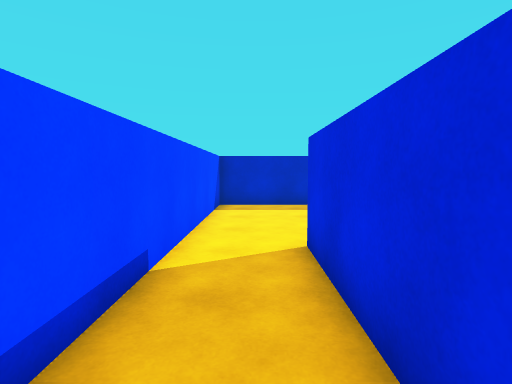
view 1 (above)

17 first-person views from a walk through a Unity game level. The camera is 1.4 m above the floor, tilts 4° down and sees 80° across. The floor is counted in squares, 1 m on a side. Each view is taken from the middle of a square. On the plan, view 1 faces up. The plan holds only what a view shows up to about 14 squares ahead; the rest is blank.

view 2
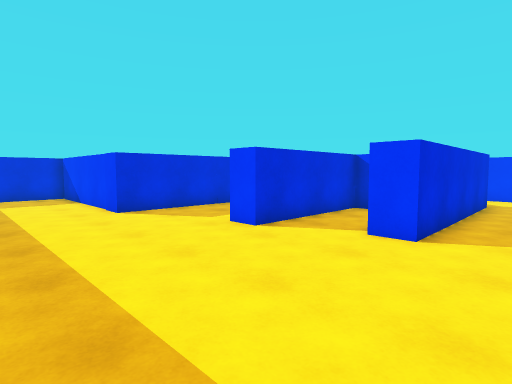

view 3
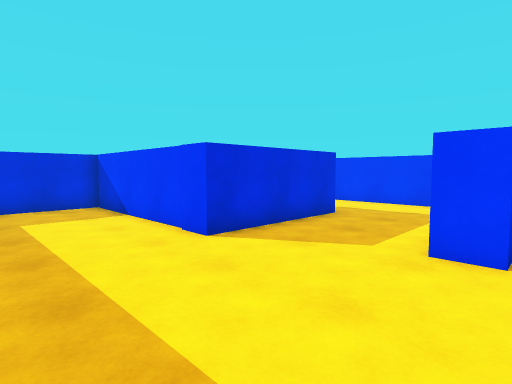

view 4
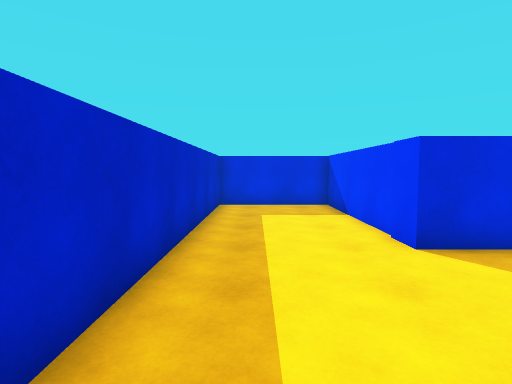

view 5
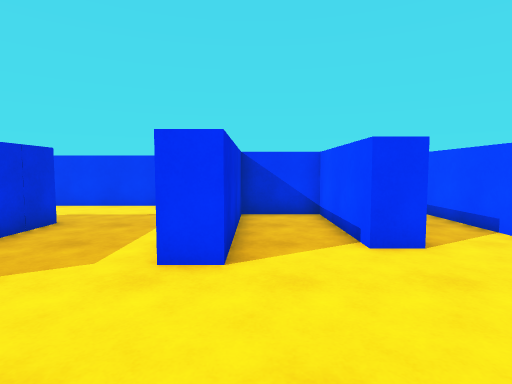

view 6
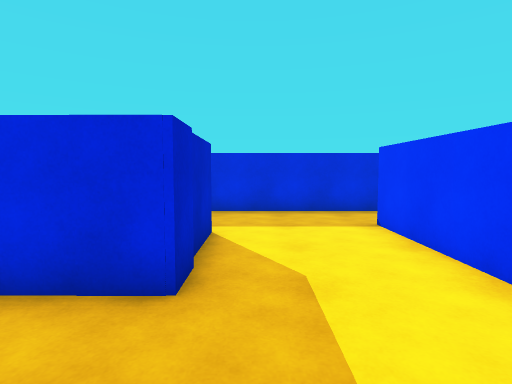

view 7
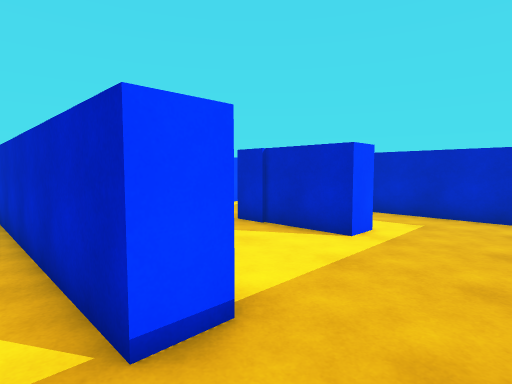

view 8
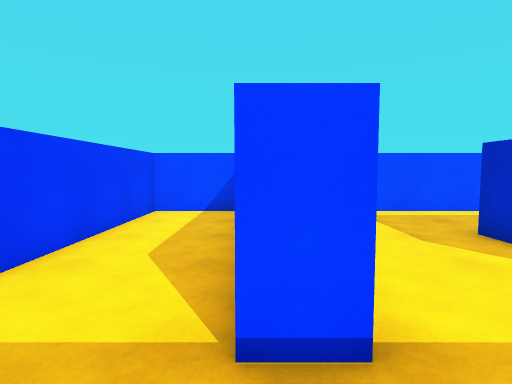

view 9
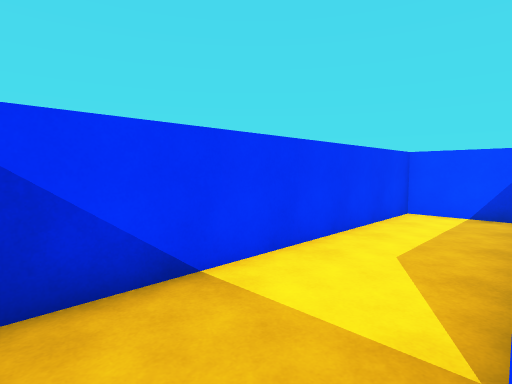

view 10
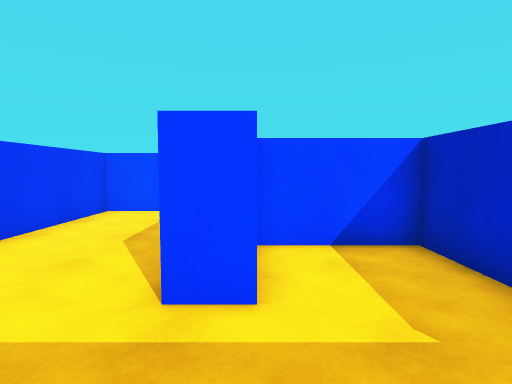

view 11
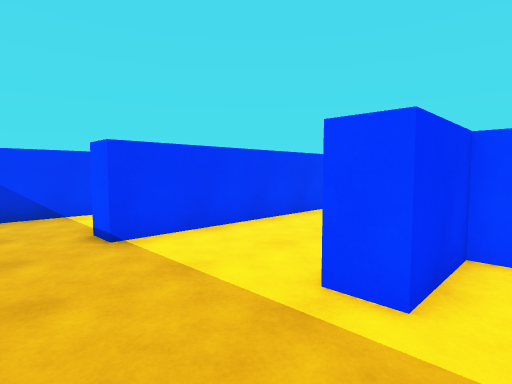

view 12
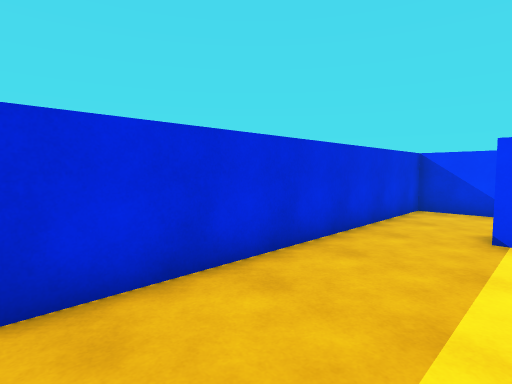

view 13
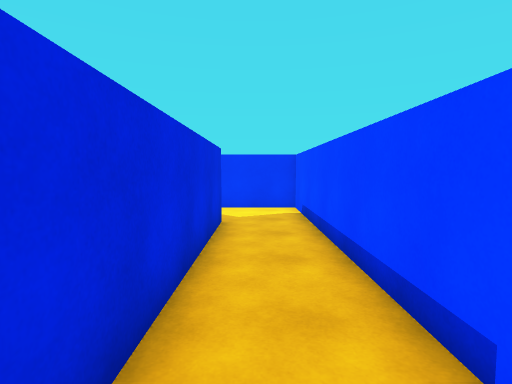

view 14
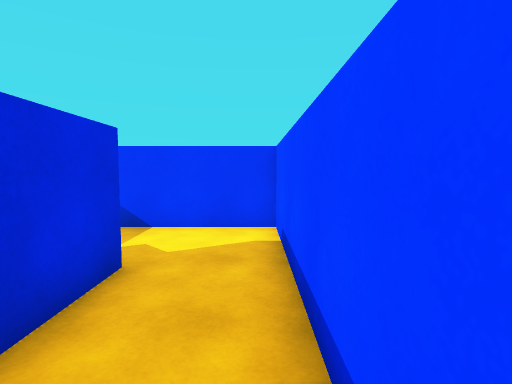

view 15
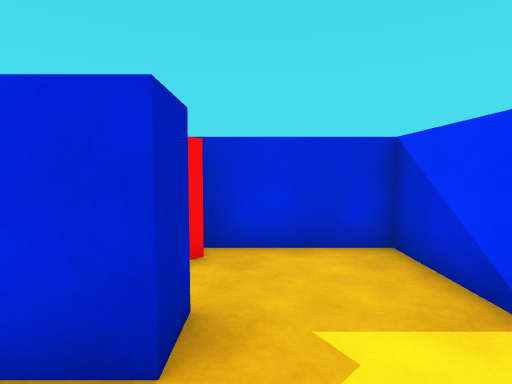

view 16
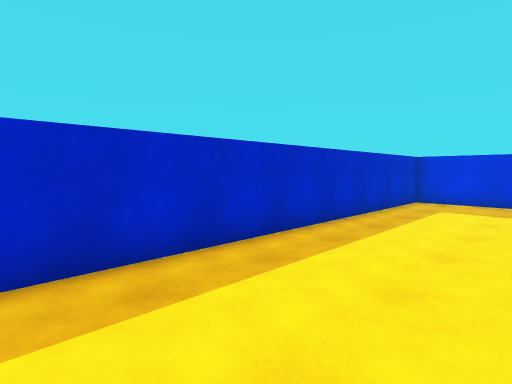

view 17
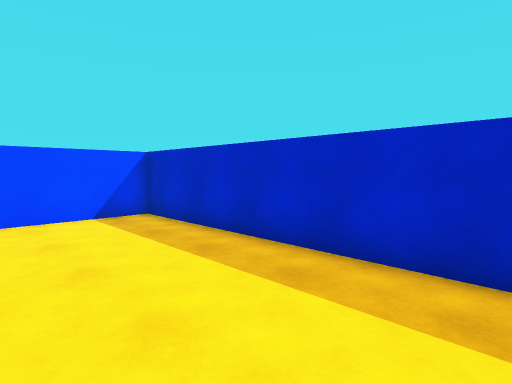

### Floor plan
Points are (right, up) in squares from view 1. A wall is a line through its corners. A room is listed if a view was taken in it or the views show most of it. See-through windows are left out.
Room 1 (views 1, 2, 3, 4, 5, 6, 7, 8, 9, 10, 11, 12, 13, 14, 15, 16, 17)
walls: (5.5, -2.6) (5.5, -5.5) (16.5, -5.5) (16.5, 5.8); (15.2, 7.1) (10.3, 7.1) (10.3, 4) (12.9, 4) (12.9, 3) (9.3, 3) (9.3, 8.1) (16.5, 8.1) (16.5, 12.5) (-1.5, 12.5) (-1.5, -5.5) (4.5, -5.5) (4.5, -2); (2, -2.3) (0.9, -2.3) (0.9, 5.6) (1.9, 5.6) (1.9, 1.2) (4.5, 1.2) (4.5, 6.5) (5.5, 6.5) (5.5, -1.1) (13.9, -1.1) (13.9, -2.1) (5.8, -2.1)

Where each view was taken, in squares from view 1:
view 1: 0 up, 0 right, facing up
view 2: 12 up, 1 left, facing down-right
view 3: 12 up, 4 right, facing down-right
view 4: 11 up, 4 right, facing right
view 5: 11 up, 4 right, facing down
view 6: 2 up, 6 right, facing right
view 7: 3 down, 16 right, facing up-left
view 8: 2 down, 16 right, facing left
view 9: 2 down, 16 right, facing down-left
view 10: 4 up, 16 right, facing left
view 11: 5 up, 16 right, facing down-left
view 12: 6 up, 13 right, facing down-right
view 13: 6 up, 0 right, facing down
view 14: 2 up, 1 left, facing down
view 15: 3 down, 1 left, facing right
view 16: 8 up, 2 right, facing up-right
view 17: 8 up, 8 right, facing up-left
